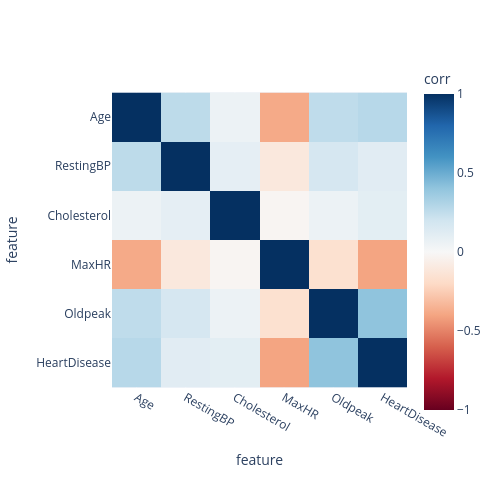

Notebook code cell kept with this figure:
### Markdown cell above
## 3. Correlation

### Code cell
corr_df = df.corr(numeric_only=True)
plot_corr_matrix(corr_df)

### Figure 1 — Plotly figure (JSON) as saved in the notebook; plotly's stock layout.template omitted (floating-point values rounded to 4 significant figures)
{"data": [{"coloraxis": "coloraxis", "name": "0", "x": ["Age", "RestingBP", "Cholesterol", "MaxHR", "Oldpeak", "HeartDisease"], "y": ["Age", "RestingBP", "Cholesterol", "MaxHR", "Oldpeak", "HeartDisease"], "z": [[1.0, 0.2631, 0.05876, -0.382, 0.2586, 0.282], [0.2631, 1.0, 0.09594, -0.1097, 0.1743, 0.118], [0.05876, 0.09594, 1.0, -0.01986, 0.05849, 0.1039], [-0.382, -0.1097, -0.01986, 1.0, -0.1607, -0.4004], [0.2586, 0.1743, 0.05849, -0.1607, 1.0, 0.404], [0.282, 0.118, 0.1039, -0.4004, 0.404, 1.0]], "type": "heatmap", "xaxis": "x", "yaxis": "y", "hovertemplate": "feature: %{x}<br>feature: %{y}<br>corr: %{z}<extra></extra>"}], "layout": {"xaxis": {"anchor": "y", "domain": [0.0, 1.0], "scaleanchor": "y", "constrain": "domain", "title": {"text": "feature"}}, "yaxis": {"anchor": "x", "domain": [0.0, 1.0], "autorange": "reversed", "constrain": "domain", "title": {"text": "feature"}}, "coloraxis": {"colorbar": {"title": {"text": "corr"}}, "colorscale": [[0.0, "rgb(103,0,31)"], [0.1, "rgb(178,24,43)"], [0.2, "rgb(214,96,77)"], [0.3, "rgb(244,165,130)"], [0.4, "rgb(253,219,199)"], [0.5, "rgb(247,247,247)"], [0.6, "rgb(209,229,240)"], [0.7, "rgb(146,197,222)"], [0.8, "rgb(67,147,195)"], [0.9, "rgb(33,102,172)"], [1.0, "rgb(5,48,97)"]], "cmin": -1, "cmax": 1, "autocolorscale": false}, "margin": {"t": 60}, "width": 500, "height": 500}}
